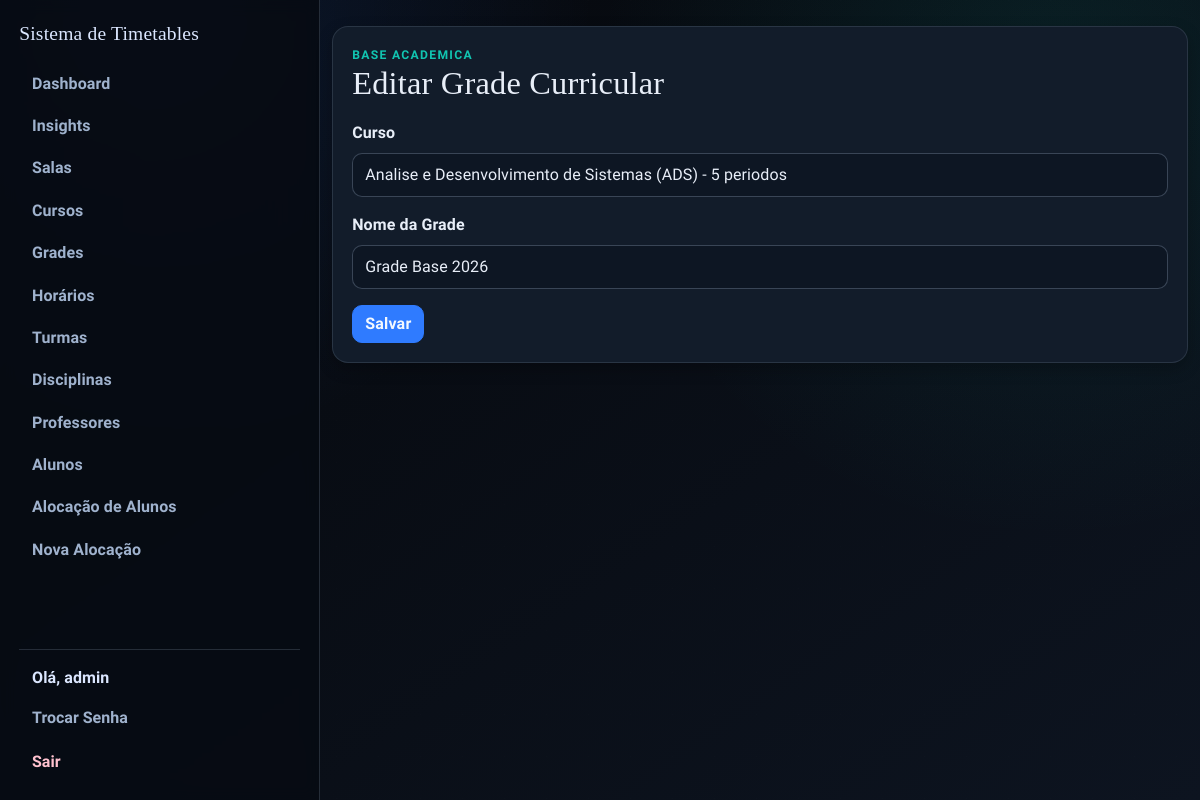
Screenshot of /grade/edit/4 (signed in) with the database file from the repository.
### app/models.py (models this page shows, shortened)
class User(UserMixin, db.Model):
    id = db.Column(db.Integer, primary_key=True)
    username = db.Column(db.String(64), unique=True, nullable=False)
    email = db.Column(db.String(120), unique=True, nullable=False)
    password_hash = db.Column(db.String(128))
    role = db.Column(db.String(20), default='professor')  # 'admin' or 'professor'
    disciplinas_aptas = db.relationship(
        "Disciplina",
        secondary=professor_disciplina,
        lazy="select",
        backref=db.backref("professores_aptos", lazy="select"),
    )
    def is_admin(self):
        return self.role == 'admin'

class GradeCurricular(db.Model):
    id = db.Column(db.Integer, primary_key=True)
    nome = db.Column(db.String(120), nullable=False)
    curso_id = db.Column(db.Integer, db.ForeignKey("curso.id"), nullable=False)
    ativa = db.Column(db.Boolean, nullable=False, default=True)
    curso = db.relationship("Curso", backref=db.backref("grades_curriculares", lazy="select"))
    __table_args__ = (
        db.UniqueConstraint("curso_id", "nome", name="unique_grade_por_curso"),
    )

### app/routes/admin.py (the view, shortened to what this page needs)
@bp.route("/grade/edit/<int:id>", methods=["GET", "POST"])
@login_required
@admin_required
def edit_grade(id):
    grade = db.get_or_404(GradeCurricular, id)
    form = GradeCurricularForm()
    _load_grade_choices(form)
    if request.method == "GET":
        form.nome.data = grade.nome
        form.curso_id.data = grade.curso_id
    return render_template("grade_form.html", form=form, title="Editar Grade Curricular")

### app/forms.py
class GradeCurricularForm(FlaskForm):
    nome = StringField("Nome da Grade", validators=[DataRequired(), Length(min=2, max=120)])
    curso_id = SelectField("Curso", coerce=int, validators=[DataRequired()])
    submit = SubmitField("Salvar")

### app/models.py (called while the page is built)
@login_manager.user_loader
def load_user(user_id):
    return db.session.get(User, int(user_id))

### app/routes/admin.py (called while the page is built)
def _load_grade_choices(form):
    cursos = Curso.query.order_by(Curso.nome.asc()).all()
    form.curso_id.choices = [
        (curso.id, f"{curso.nome} ({curso.codigo}) - {curso.quantidade_periodos} periodos")
        for curso in cursos
    ]
    return cursos

### app/routes/helpers.py (called while the page is built)
def admin_required_redirect():
    if getattr(current_user, "is_authenticated", False) and current_user.is_admin():
        return None
    flash("Acesso restrito ao administrador.", "danger")
    return redirect(url_for("main.index"))

def admin_required(view_func):
    @wraps(view_func)
    def wrapper(*args, **kwargs):
        guard = admin_required_redirect()
        if guard:
            return guard
        return view_func(*args, **kwargs)
    return wrapper

### templates/grade_form.html (shortened to what this page needs)
{% extends "base.html" %}
{% from "_form_helpers.html" import render_field %}
{% block content %}
<section class="surface form-shell stagger-in">
  <div class="page-head">
    <div>
      <p class="eyebrow">Base Academica</p>
      <h1>{{ title }}</h1>
    </div>
  </div>
  <form method="POST" novalidate>
    {{ render_field(form.curso_id) }}
    {{ render_field(form.nome) }}
    {{ form.submit(class="btn btn-primary") }}
  </form>
</section>
{% endblock %}

### templates/base.html (shortened to what this page needs)
<!doctype html>
<html lang="pt-br">
  <head>
    <link
      href="https://cdn.jsdelivr.net/npm/bootstrap@5.1.3/dist/css/bootstrap.min.css"
      rel="stylesheet"
    />
    <link rel="stylesheet" href="{{ url_for('static', filename='css/styles.css') }}" />
  </head>
  <body>
    {% if current_user.is_authenticated %}
    <div class="app-shell">
      <aside class="app-sidebar">
        <a class="app-brand" href="{{ url_for('main.index') }}">Sistema de Timetables</a>
        <nav class="sidebar-nav">
          <ul class="nav flex-column gap-1">
            {% if current_user.is_admin() %}
            <li class="nav-item">
              <a class="sidebar-link" href="{{ url_for('main.admin_dashboard') }}">Dashboard</a>
            </li>
            <li class="nav-item">
              <a class="sidebar-link" href="{{ url_for('main.admin_insights') }}">Insights</a>
            </li>
            <li class="nav-item">
              <a class="sidebar-link" href="{{ url_for('main.salas') }}">Salas</a>
            </li>
            <li class="nav-item">
              <a class="sidebar-link" href="{{ url_for('main.cursos') }}">Cursos</a>
            </li>
            <li class="nav-item">
              <a class="sidebar-link" href="{{ url_for('main.grades') }}">Grades</a>
            </li>
            <li class="nav-item">
              <a class="sidebar-link" href="{{ url_for('main.horarios') }}">Hor&aacute;rios</a>
            </li>
            <li class="nav-item">
              <a class="sidebar-link" href="{{ url_for('main.turmas') }}">Turmas</a>
            </li>
            <li class="nav-item">
              <a class="sidebar-link" href="{{ url_for('main.disciplinas') }}">Disciplinas</a>
            </li>
            <li class="nav-item">
              <a class="sidebar-link" href="{{ url_for('main.professores') }}">Professores</a>
            </li>
            <li class="nav-item">
              <a class="sidebar-link" href="{{ url_for('main.alunos') }}">Alunos</a>
            </li>
            <li class="nav-item">
              <a class="sidebar-link" href="{{ url_for('main.matriculas') }}">Aloca&ccedil;&atilde;o de Alunos</a>
            </li>
            <li class="nav-item">
              <a class="sidebar-link" href="{{ url_for('main.new_timetable') }}">Nova Aloca&ccedil;&atilde;o</a>
            </li>
            {% else %}
            <li class="nav-item">
              <a class="sidebar-link" href="{{ url_for('main.professor_dashboard') }}">Minhas Turmas</a>
            </li>
            {% endif %}
          </ul>
        </nav>
        <div class="sidebar-user">
          <span class="sidebar-greeting">Ol&aacute;, {{ current_user.username }}</span>
          <a class="sidebar-link" href="{{ url_for('main.change_password') }}">Trocar Senha</a>
          <a class="sidebar-link sidebar-link-logout" href="{{ url_for('main.logout') }}">Sair</a>
        </div>
      </aside>
      <main class="app-content">
        <div class="container app-main">
    {% endif %}
      {% block content %}{% endblock %}
    {% if current_user.is_authenticated %}
        </div>
      </main>
    </div>
    {% else %}
    </main>
    {% endif %}
  </body>
</html>

### templates/_form_helpers.html (shortened to what this page needs)
{% macro render_field(field, class_name='form-control') %}
<div class="mb-3">
  {{ field.label(class="form-label") }}
  {% if field.type in ['SelectField', 'SelectMultipleField'] %}
  {% set base_class = 'form-select' %}
  {% else %}
  {% set base_class = class_name %}
  {% endif %}
  {% set field_class = base_class + (' is-invalid' if field.errors else '') %}
  {{ field(class=field_class) }}
</div>
{% endmacro %}

### static/css/styles.css (style rules this page uses)
:root { --bg-1: #05070b; --bg-2: #0d1420; --surface: #121c2a; --surface-soft: #192636; --ink-1: #e8eef8; --ink-2: #9fb2cd; --line: #273954; --brand: #2f7bff; --brand-strong: #1f5fd0; --accent: #11c5b1; --accent-strong: #0d9788; --ok: #22c55e; --danger: #f25f7a; --warning: #f4b642; --radius-lg: 16px; --radius-md: 10px; --shadow-soft: 0 10px 26px rgba(0, 0, 0, 0.3); --shadow-subtle: 0 6px 16px rgba(0, 0, 0, 0.24); }
* { box-sizing: border-box; }
body { margin: 0; min-height: 100vh; font-family: "Source Sans 3", "Trebuchet MS", sans-serif; color: var(--ink-1); background: radial-gradient(circle at 12% 0%, rgba(47, 123, 255, 0.14), transparent 34%), radial-gradient(circle at 88% 10%, rgba(17, 197, 177, 0.1), transparent 36%), linear-gradient(145deg, var(--bg-1) 0%, var(--bg-2) 100%); }
body::before { content: ""; position: fixed; inset: 0; pointer-events: none; background-image: linear-gradient(rgba(255, 255, 255, 0.02) 1px, transparent 1px), linear-gradient(90deg, rgba(255, 255, 255, 0.02) 1px, transparent 1px); background-size: 42px 42px; opacity: 0.36; z-index: -1; }
h1, h2, h3, h4, h5, h6, .app-brand { font-family: "Bree Serif", Georgia, serif; letter-spacing: 0.2px; }
h1 { margin: 0; font-size: clamp(1.8rem, 2.7vw, 2.4rem); color: var(--ink-1); }
p, label, span, li, input, select, button { letter-spacing: 0.1px; }
.app-shell { display: flex; min-height: 100vh; }
.app-sidebar { width: min(320px, 92vw); display: flex; flex-direction: column; gap: 1rem; padding: 1.2rem; border-right: 1px solid rgba(159, 178, 205, 0.2); background: rgba(7, 12, 19, 0.9); backdrop-filter: blur(8px); }
.app-brand { display: inline-flex; align-items: center; color: #dbe7ff; font-size: 1.22rem; text-decoration: none; }
.sidebar-nav { flex: 1; overflow-y: auto; padding-right: 0.2rem; }
.sidebar-link { display: block; width: 100%; color: var(--ink-2); font-weight: 700; text-decoration: none; border-radius: 999px; padding: 0.45rem 0.8rem; transition: background 0.2s ease, color 0.2s ease; }
.sidebar-user { display: grid; gap: 0.35rem; padding-top: 0.8rem; border-top: 1px solid rgba(159, 178, 205, 0.2); }
.sidebar-greeting { color: #dbe7ff; font-weight: 700; padding: 0.2rem 0.8rem; }
.sidebar-link-logout { color: #ffc2cf; }
.app-content { flex: 1; min-width: 0; }
.app-main { padding-top: 1.6rem; padding-bottom: 2.4rem; }
.page-head { display: flex; flex-wrap: wrap; align-items: center; justify-content: space-between; gap: 0.8rem; margin-bottom: 1.15rem; }
.eyebrow { margin: 0; text-transform: uppercase; font-size: 0.76rem; letter-spacing: 1.3px; color: var(--accent); font-weight: 800; }
.surface { background: var(--surface); border: 1px solid rgba(159, 178, 205, 0.16); border-radius: var(--radius-lg); box-shadow: var(--shadow-subtle); }
.form-shell, .table-shell, .section-shell { padding: 1.2rem; }
.form-label { font-weight: 700; color: var(--ink-1); }
.form-control, .form-select { border-radius: var(--radius-md); border: 1px solid rgba(159, 178, 205, 0.3); background: #0d1623; color: var(--ink-1); min-height: 44px; }
.form-control::placeholder { color: rgba(159, 178, 205, 0.75); }
.form-select option { background: #111b2a; color: var(--ink-1); }
.btn { border-radius: 10px; font-weight: 700; letter-spacing: 0.2px; border-width: 1px; transition: background-color 0.2s ease, border-color 0.2s ease, color 0.2s ease; }
.btn-primary { color: #f3f8ff; background: var(--brand); border-color: var(--brand); }
.stagger-in { animation: riseIn 0.45s ease both; }

### rows the page displays
User: username "admin"
GradeCurricular: curso_id "Analise e Desenvolvimento de Sistemas (ADS) - 5 periodos", nome "Grade Base 2026"

### other values shown
{{ title }} "Editar Grade Curricular"
{{ field.label(class="form-label") }} "Curso Nome da Grade"
